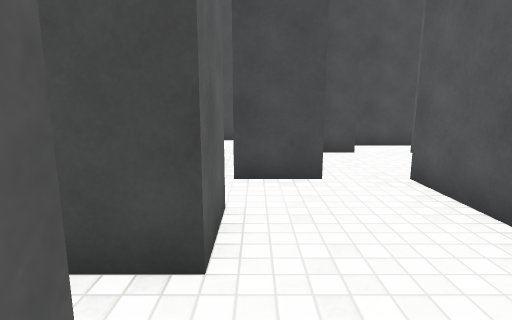
[1] (above)

18 first-person views from a walk through a 3-D level made in the Unity game engine. The camera is 1.3 m above the floor, tilts 10° down and sees 80° across. The floor is counted in squares, 1 m on a side. Each view is taken from the middle of a square. On the plan, view 1 faces up. The plan holds only what a view shows up to about 14 squares ahead; the rest is blank. The player character is not drawn. Surface patterns are stand-ins for the level's own textures.

[2]
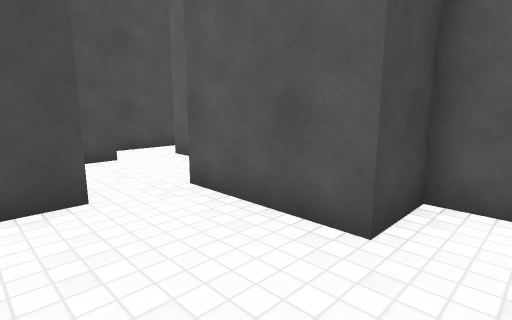

[3]
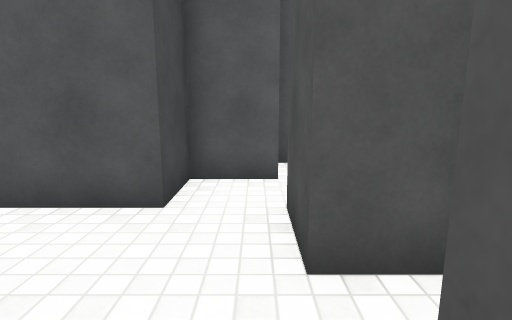

[4]
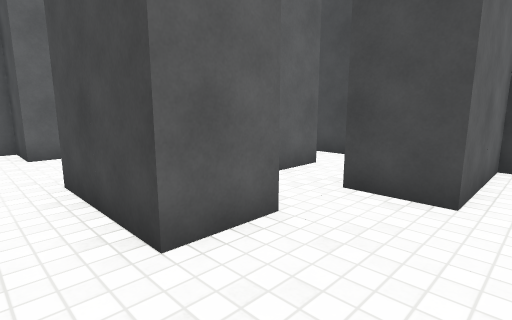

[5]
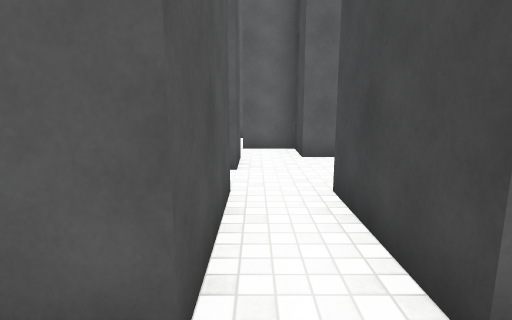

[6]
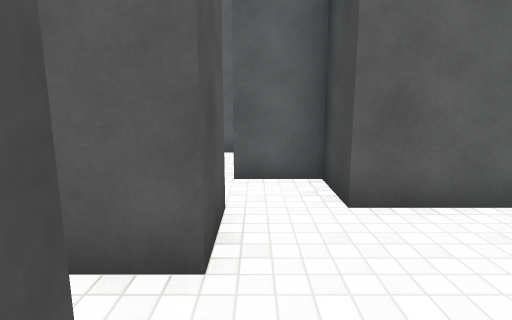

[7]
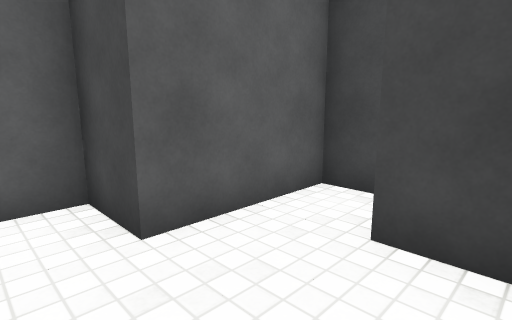

[8]
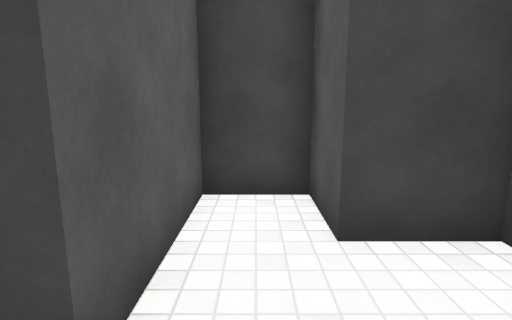

[9]
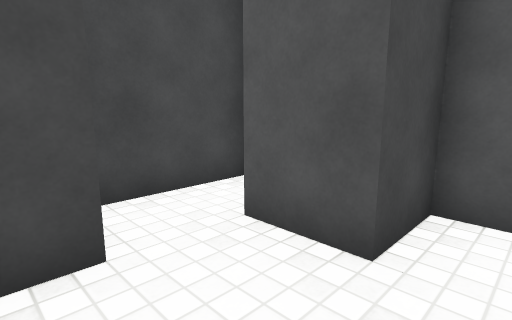

[10]
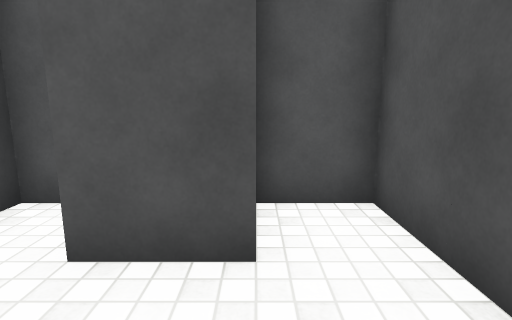

[11]
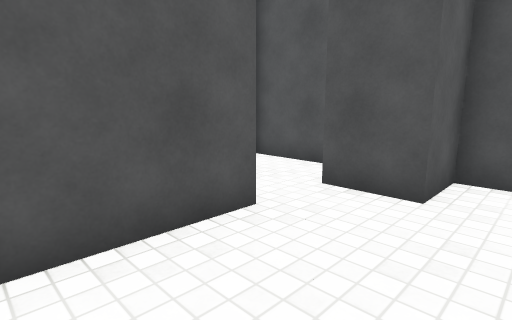

[12]
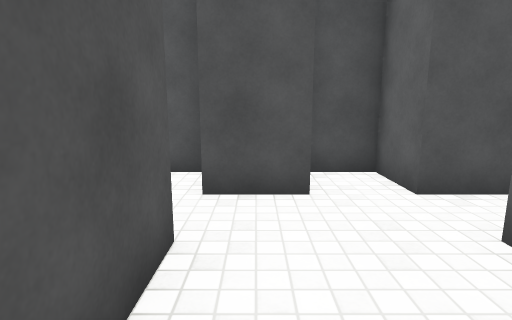

[13]
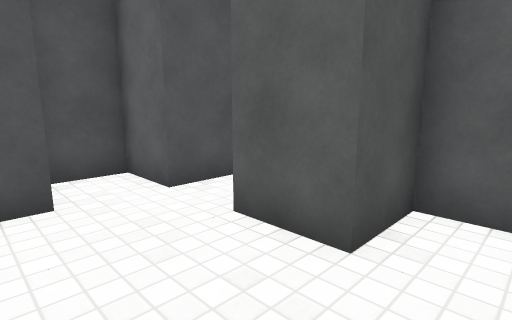

[14]
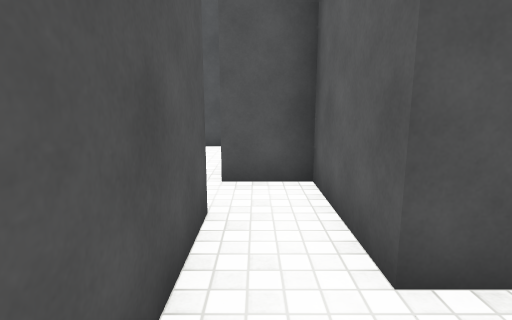

[15]
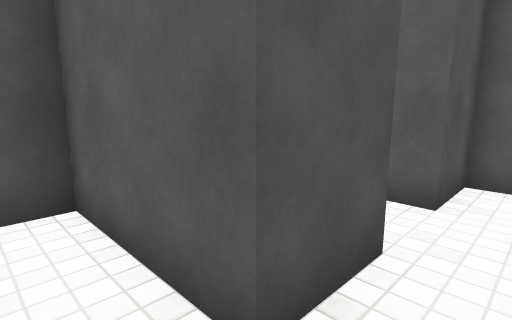

[16]
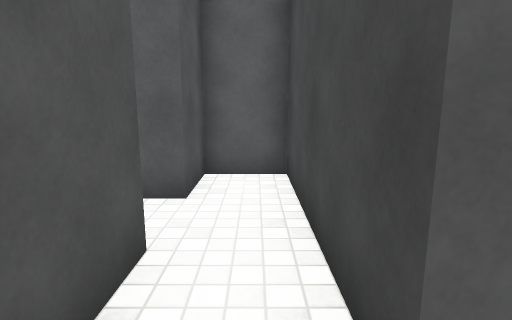

[17]
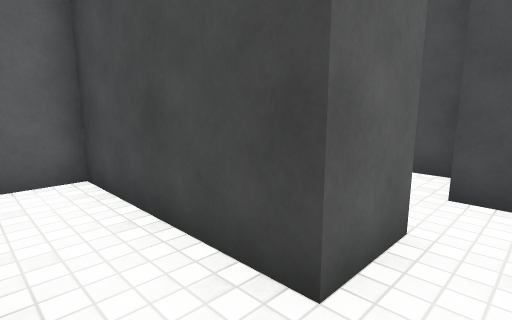

[18]
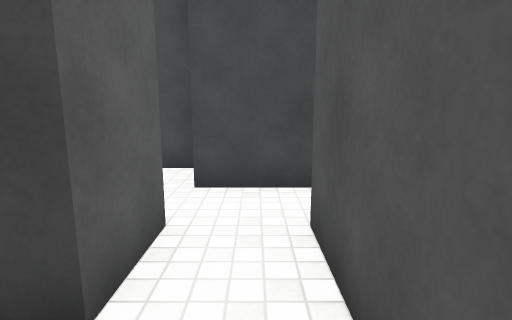

### Floor plan
Points are (right, up) in squares from view 1. A wall is a line through its corners. A room is listed if a view was taken in it or the views show most of it. See-through windows are left out.
Room 1 (views 1, 2, 4, 5, 11, 12, 13)
walls: (-0.4, 0.6) (-0.4, -1) (1.2, -1) (1.2, 0.6) (2.9, 0.6); (4.4, 0.5) (4.4, 2.2) (2.8, 2.2) (2.8, 5.5); (-0.4, 3.8) (-0.4, 2.2); (3, -1) (6, -1); (1.2, 5.4) (-0.4, 5.4)
ways out: opening at (-1, 1) to room 2; opening at (2, 5) to room 3
Room 2 (views 3, 6, 7, 8)
walls: (-3.6, 0.6) (-0.4, 0.6); (-3.5, 3.8) (-5.2, 3.8) (-5.2, 5.4) (-6.8, 5.4) (-6.8, 2.2) (-8.4, 2.2) (-8.4, 0.5); (-6.9, 0.6) (-5.2, 0.6) (-5.2, -0.5); (-0.4, 2.2) (-3.6, 2.2)
ways out: opening at (-1, 1) to room 1
Room 3 (views 9, 10)
walls: (3.6, 5.4) (6, 5.4) (6, 7); (2.9, 8.6) (1.2, 8.6) (1.2, 5.4); (6, 10.2) (3.2, 10.2)
ways out: opening at (2, 5) to room 1
objects: block (5, 7) to (6, 8)
Room 4 (views 14, 15, 16)
walls: (-0.4, 7.6) (-0.4, 10.2); (-2, 10.2) (-2, 8.6)
ways out: opening at (-1, 6.5) to room 5; opening at (-1, 9.5)
Room 5 (views 17, 18)
walls: (-2.1, 3.8) (-0.4, 3.8); (-0.4, 5.4) (-0.4, 7.6); (-2, 7) (-2, 5.5)
ways out: opening at (-1, 6.5) to room 4
objects: block (-3, 4) to (-2, 5)

Positions as (right, up) in squares from view 1, and headings:
1: (0, 0), facing up
2: (0, 1), facing up-right
3: (-1, 1), facing right
4: (2, 1), facing up-left
5: (1, 1), facing left
6: (-3, 1), facing left
7: (-4, 1), facing up-left
8: (-6, 1), facing up
9: (2, 6), facing up-right
10: (2, 7), facing right
11: (0, 5), facing down-right
12: (2, 5), facing down
13: (2, 5), facing down-left
14: (-1, 9), facing down
15: (-1, 8), facing down-left
16: (-1, 8), facing left
17: (-1, 7), facing up-left
18: (-1, 7), facing up
